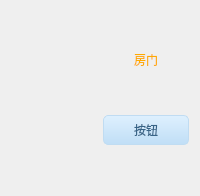
    <widget class="QFrame" name="frame2">
     <property name="styleSheet">
      <string notr="true">QFrame #frame2
{
background:transparent;border:1px solid white;
}</string>
     </property>
     <layout class="QGridLayout" name="gridLayout_11">
      <item row="1" column="1" alignment="Qt::AlignHCenter">
       <widget class="QLabel" name="label_4">
        <property name="styleSheet">
         <string notr="true">font: 12pt &quot;迷你简行楷碑&quot;;
color: rgb(255, 170, 0);</string>
        </property>
        <property name="text">
         <string>房门</string>
        </property>
       </widget>
      </item>
      <item row="3" column="1">
       <widget class="QPushButton" name="DoorSwitch">
        <property name="sizePolicy">
         <sizepolicy hsizetype="Preferred" vsizetype="Preferred">
          <horstretch>0</horstretch>
          <verstretch>0</verstretch>
         </sizepolicy>
        </property>
        <property name="minimumSize">
         <size>
          <width>50</width>
          <height>27</height>
         </size>
        </property>
        <property name="maximumSize">
         <size>
          <width>150</width>
          <height>90</height>
         </size>
        </property>
        <property name="styleSheet">
         <string notr="true">QPushButton,.QToolButton{
border-style:none;
border:1px solid #C0DCF2;
color:#386487;
padding:5px;
min-height:15px;
border-radius:5px;
background:qlineargradient(spread:pad,x1:0,y1:0,x2:0,y2:1,stop:0 #DEF0FE,stop:1 #C0DEF6);
font: 10pt &quot;迷你简小标宋&quot;;
}

QPushButton:hover,.QToolButton:hover{
background:qlineargradient(spread:pad,x1:0,y1:0,x2:0,y2:1,stop:0 #F2F9FF,stop:1 #DAEFFF);
}

QPushButton:pressed,.QToolButton:pressed{
background:qlineargradient(spread:pad,x1:0,y1:0,x2:0,y2:1,stop:0 #DEF0FE,stop:1 #C0DEF6);
}</string>
        </property>
        <property name="text">
         <string>按钮</string>
        </property>
       </widget>
      </item>
      <item row="1" column="0" rowspan="3">
       <widget class="QLabel" name="door">
        <property name="minimumSize">
         <size>
          <width>80</width>
          <height>80</height>
         </size>
        </property>
        <property name="maximumSize">
         <size>
          <width>180</width>
          <height>200</height>
         </size>
        </property>
        <property name="text">
         <string/>
        </property>
        <property name="pixmap">
         <pixmap resource="../../../map.qrc">:/res/Baidu_JS/LOGO_BLACK/门锁.png</pixmap>
        </property>
        <property name="scaledContents">
         <bool>true</bool>
        </property>
       </widget>
      </item>
      <item row="0" column="1">
       <spacer name="verticalSpacer_11">
        <property name="orientation">
         <enum>Qt::Vertical</enum>
        </property>
        <property name="sizeHint" stdset="0">
         <size>
          <width>20</width>
          <height>40</height>
         </size>
        </property>
       </spacer>
      </item>
      <item row="2" column="1">
       <spacer name="verticalSpacer_10">
        <property name="orientation">
         <enum>Qt::Vertical</enum>
        </property>
        <property name="sizeHint" stdset="0">
         <size>
          <width>20</width>
          <height>40</height>
         </size>
        </property>
       </spacer>
      </item>
      <item row="4" column="1">
       <spacer name="verticalSpacer_12">
        <property name="orientation">
         <enum>Qt::Vertical</enum>
        </property>
        <property name="sizeHint" stdset="0">
         <size>
          <width>20</width>
          <height>40</height>
         </size>
        </property>
       </spacer>
      </item>
     </layout>
    </widget>
